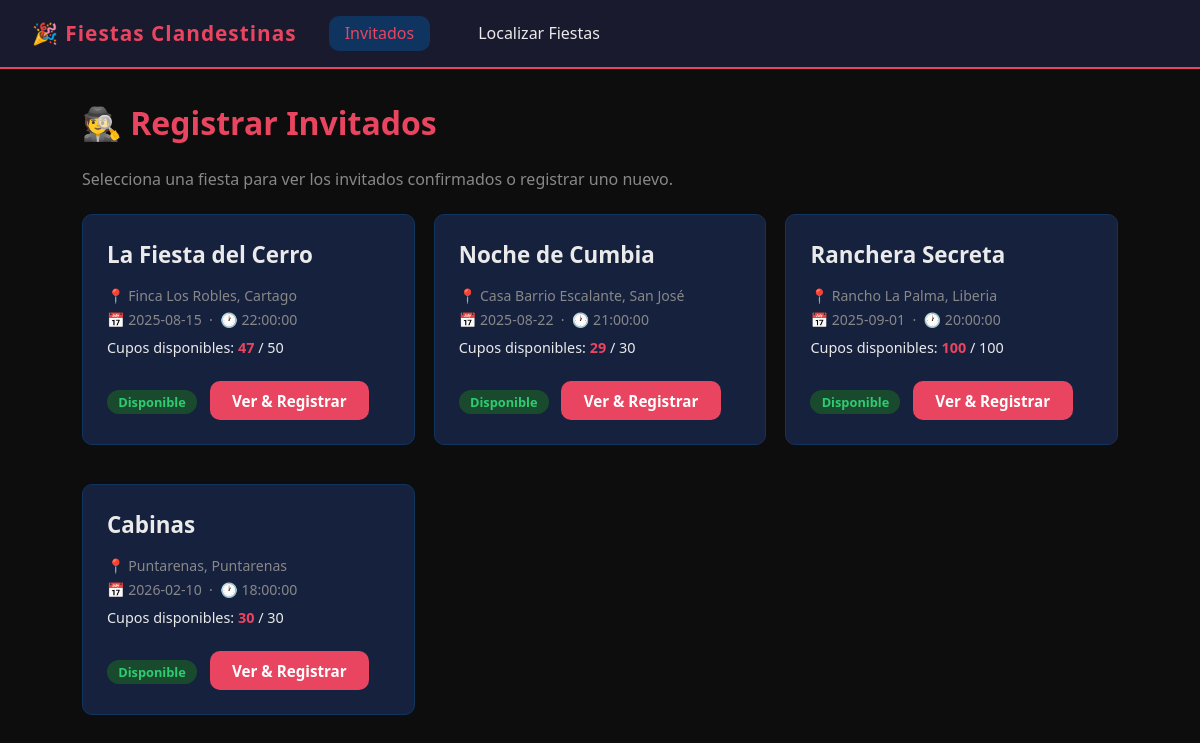
/invitados/, run on the app's committed database.
### backend/models/__init__.py (models this page shows, shortened)
class Fiesta(models.Model):
    nombre = models.CharField(max_length=200)
    ubicacion = models.CharField(max_length=300)
    latitud = models.FloatField(null=True, blank=True)
    longitud = models.FloatField(null=True, blank=True)
    capacidad = models.PositiveIntegerField()
    fecha = models.DateField()
    hora = models.TimeField()
    descripcion = models.TextField(blank=True, default='')
    created_at = models.DateTimeField(auto_now_add=True)
    class Meta:
        db_table = 'fiestas'
        ordering = ['fecha', 'hora']
    def cupos_disponibles(self, invitados_confirmados: int) -> int:
        return max(0, self.capacidad - invitados_confirmados)
    def to_dict(self) -> dict:
        return {
            'id': self.id,
            'nombre': self.nombre,
            'ubicacion': self.ubicacion,
            'latitud': self.latitud,
            'longitud': self.longitud,
            'capacidad': self.capacidad,
            'fecha': str(self.fecha),
            'hora': str(self.hora),
            'descripcion': self.descripcion,
            'created_at': str(self.created_at),
        }

### backend/views.py (the view)
# urls.py: path('invitados/', views.invitados_home, name='invitados_home'),
def invitados_home(request):
    fiestas = fiesta_service.listar_fiestas()
    context = {'fiestas': fiestas, 'active': 'invitados'}
    return render(request, 'invitados/home.html', context)

### backend/business_logic/__init__.py (called while the page is built)
    def listar_fiestas(self) -> list[dict]:
        fiestas = self.fiesta_repo.find_all()
        result = []
        for f in fiestas:
            data = f.to_dict()
            confirmados = self.fiesta_repo.count_invitados_confirmados(f.id)
            data['invitados_confirmados'] = confirmados
            data['cupos_disponibles'] = f.cupos_disponibles(confirmados)
            result.append(data)
        return result

### backend/repositories/__init__.py (called while the page is built)
    def find_all(self) -> list[Fiesta]:
        return list(Fiesta.objects.all())

    def count_invitados_confirmados(self, fiesta_id: int) -> int:
        return Invitado.objects.filter(
            fiesta_id=fiesta_id,
            estado='confirmado',
        ).count()

### frontend_invitados/templates/invitados/home.html (shortened to what this page needs)
{% extends "base.html" %}
{% block content %}
<h1>🕵️ Registrar Invitados</h1>
<p style="color: var(--muted); margin-bottom: 1.5rem;">
  Selecciona una fiesta para ver los invitados confirmados o registrar uno nuevo.
</p>
{% if fiestas %}
<div class="grid grid-2">
  {% for fiesta in fiestas %}
  <div class="card">
    <h2>{{ fiesta.nombre }}</h2>
    <p class="meta">📍 {{ fiesta.ubicacion }}</p>
    <p class="meta">📅 {{ fiesta.fecha }} &nbsp;·&nbsp; 🕐 {{ fiesta.hora }}</p>
    <p class="cupos">
      Cupos disponibles: <span>{{ fiesta.cupos_disponibles }}</span> / {{ fiesta.capacidad }}
    </p>
    <div style="margin-top: 1rem;">
      {% if fiesta.cupos_disponibles > 0 %}
        <span class="badge badge-success">Disponible</span>
      {% else %}
        <span class="badge badge-danger">Sin cupos</span>
      {% endif %}
      <a href="/invitados/fiesta/{{ fiesta.id }}/" class="btn btn-primary" style="margin-top:0.5rem;">
        Ver & Registrar
      </a>
    </div>
  </div>
  {% endfor %}
</div>
{% else %}
<div class="card">
  <p style="color: var(--muted);">No hay fiestas registradas aún. Ve a <a href="/localizacion/nueva/" style="color:var(--accent);">Localización</a> para crear una.</p>
</div>
{% endif %}
{% endblock %}

### frontend_invitados/templates/base.html (style rules this page uses)
*, *::before, *::after { box-sizing: border-box; margin: 0; padding: 0; }
:root { --bg: #0d0d0d; --surface: #1a1a2e; --card: #16213e; --accent: #e94560; --accent2: #0f3460; --text: #eaeaea; --muted: #888; --success: #2ecc71; --warning: #f39c12; --danger: #e74c3c; --radius: 10px; --font: 'Segoe UI', system-ui, sans-serif; }
body { background: var(--bg); color: var(--text); font-family: var(--font); min-height: 100vh; }
h1 { font-size: 2rem; color: var(--accent); margin-bottom: 1.5rem; }
h2 { font-size: 1.4rem; color: var(--text); margin-bottom: 1rem; }
.card { background: var(--card); border: 1px solid var(--accent2); border-radius: var(--radius); padding: 1.5rem; margin-bottom: 1.2rem; transition: border-color 0.2s; }
.badge { display: inline-block; padding: 0.2rem 0.7rem; border-radius: 20px; font-size: 0.8rem; font-weight: 600; }
.badge-success { background: #1a4a2e; color: var(--success); }
.btn { display: inline-block; padding: 0.6rem 1.4rem; border-radius: var(--radius); border: none; cursor: pointer; font-size: 0.95rem; font-weight: 600; text-decoration: none; transition: opacity 0.2s; }
.btn-primary { background: var(--accent); color: #fff; }
.grid { display: grid; gap: 1.2rem; }
.grid-2 { grid-template-columns: repeat(auto-fill, minmax(320px, 1fr)); }
.meta { color: var(--muted); font-size: 0.88rem; margin-top: 0.3rem; }
.cupos { font-size: 0.9rem; margin-top: 0.6rem; }
.cupos span { font-weight: 700; color: var(--accent); }

### data on the page
Fiesta: nombre "La Fiesta del Cerro", ubicacion "Finca Los Robles, Cartago", fecha "2025-08-15", hora "22:00:00", cupos_disponibles "47", capacidad "50"
Fiesta: nombre "Noche de Cumbia", ubicacion "Casa Barrio Escalante, San José", fecha "2025-08-22", hora "21:00:00", cupos_disponibles "29", capacidad "30"
Fiesta: nombre "Ranchera Secreta", ubicacion "Rancho La Palma, Liberia", fecha "2025-09-01", hora "20:00:00", cupos_disponibles "100", capacidad "100"
Fiesta: nombre "Cabinas", ubicacion "Puntarenas, Puntarenas", fecha "2026-02-10", hora "18:00:00", cupos_disponibles "30", capacidad "30"
